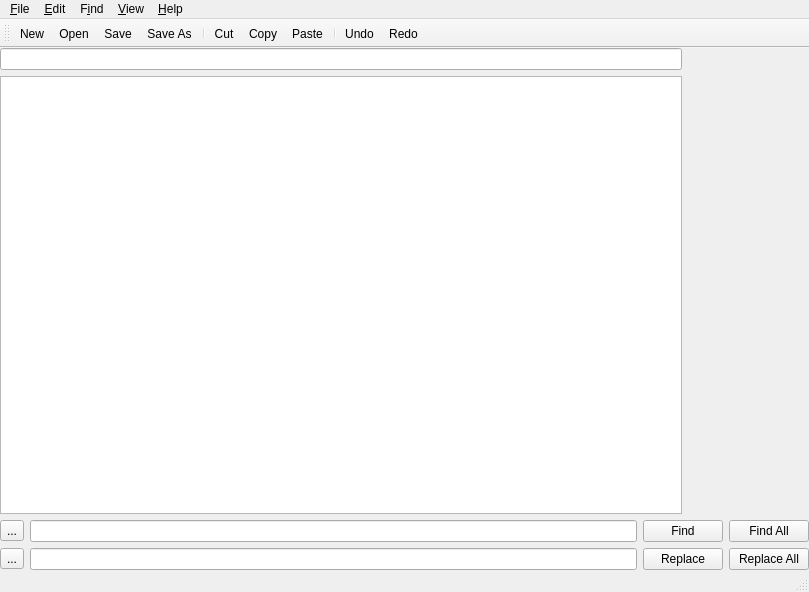
<?xml version="1.0" encoding="UTF-8"?>
<ui version="4.0">
 <class>MainWindow</class>
 <widget class="QMainWindow" name="MainWindow">
  <property name="geometry">
   <rect>
    <x>0</x>
    <y>0</y>
    <width>809</width>
    <height>592</height>
   </rect>
  </property>
  <property name="windowTitle">
   <string>SimpleCodeEditor</string>
  </property>
  <widget class="QWidget" name="centralWidget">
   <layout class="QGridLayout" name="gridLayout">
    <property name="leftMargin">
     <number>0</number>
    </property>
    <property name="topMargin">
     <number>0</number>
    </property>
    <property name="rightMargin">
     <number>0</number>
    </property>
    <property name="bottomMargin">
     <number>0</number>
    </property>
    <item row="0" column="0">
     <widget class="QSplitter" name="splitter">
      <property name="orientation">
       <enum>Qt::Horizontal</enum>
      </property>
      <property name="handleWidth">
       <number>0</number>
      </property>
      <widget class="QWidget" name="widget" native="true">
       <layout class="QGridLayout" name="gridLayout_2">
        <property name="leftMargin">
         <number>0</number>
        </property>
        <property name="topMargin">
         <number>0</number>
        </property>
        <property name="rightMargin">
         <number>0</number>
        </property>
        <property name="bottomMargin">
         <number>0</number>
        </property>
        <item row="0" column="0">
         <layout class="QVBoxLayout" name="verticalLayout">
          <item>
           <widget class="QLineEdit" name="lineEdit"/>
          </item>
          <item>
           <widget class="QListView" name="listView"/>
          </item>
         </layout>
        </item>
       </layout>
      </widget>
      <widget class="QTabWidget" name="tabWidget">
       <property name="sizePolicy">
        <sizepolicy hsizetype="MinimumExpanding" vsizetype="MinimumExpanding">
         <horstretch>0</horstretch>
         <verstretch>0</verstretch>
        </sizepolicy>
       </property>
       <property name="acceptDrops">
        <bool>true</bool>
       </property>
       <property name="tabShape">
        <enum>QTabWidget::Triangular</enum>
       </property>
       <property name="currentIndex">
        <number>-1</number>
       </property>
       <property name="documentMode">
        <bool>true</bool>
       </property>
       <property name="tabsClosable">
        <bool>true</bool>
       </property>
       <property name="movable">
        <bool>true</bool>
       </property>
      </widget>
     </widget>
    </item>
    <item row="1" column="0">
     <widget class="QWidget" name="widget_2" native="true">
      <property name="sizePolicy">
       <sizepolicy hsizetype="Preferred" vsizetype="Fixed">
        <horstretch>0</horstretch>
        <verstretch>0</verstretch>
       </sizepolicy>
      </property>
      <layout class="QVBoxLayout" name="verticalLayout_2">
       <property name="leftMargin">
        <number>0</number>
       </property>
       <property name="topMargin">
        <number>0</number>
       </property>
       <property name="rightMargin">
        <number>0</number>
       </property>
       <property name="bottomMargin">
        <number>0</number>
       </property>
       <item>
        <widget class="QWidget" name="widget_3" native="true">
         <layout class="QHBoxLayout" name="horizontalLayout">
          <property name="leftMargin">
           <number>0</number>
          </property>
          <property name="topMargin">
           <number>0</number>
          </property>
          <property name="rightMargin">
           <number>0</number>
          </property>
          <property name="bottomMargin">
           <number>0</number>
          </property>
          <item>
           <widget class="QToolButton" name="toolButton">
            <property name="text">
             <string>...</string>
            </property>
            <property name="icon">
             <iconset theme="window-close">
              <normaloff>.</normaloff>.</iconset>
            </property>
           </widget>
          </item>
          <item>
           <widget class="QLineEdit" name="lineEdit_2"/>
          </item>
          <item>
           <widget class="QPushButton" name="pushButton">
            <property name="text">
             <string>Find</string>
            </property>
           </widget>
          </item>
          <item>
           <widget class="QPushButton" name="pushButton_2">
            <property name="text">
             <string>Find All</string>
            </property>
           </widget>
          </item>
         </layout>
        </widget>
       </item>
       <item>
        <widget class="QWidget" name="widget_4" native="true">
         <layout class="QHBoxLayout" name="horizontalLayout_2">
          <property name="leftMargin">
           <number>0</number>
          </property>
          <property name="topMargin">
           <number>0</number>
          </property>
          <property name="rightMargin">
           <number>0</number>
          </property>
          <property name="bottomMargin">
           <number>0</number>
          </property>
          <item>
           <widget class="QToolButton" name="toolButton_2">
            <property name="text">
             <string>...</string>
            </property>
            <property name="icon">
             <iconset theme="window-close">
              <normaloff>.</normaloff>.</iconset>
            </property>
           </widget>
          </item>
          <item>
           <widget class="QLineEdit" name="lineEdit_3"/>
          </item>
          <item>
           <widget class="QPushButton" name="pushButton_3">
            <property name="text">
             <string>Replace</string>
            </property>
           </widget>
          </item>
          <item>
           <widget class="QPushButton" name="pushButton_4">
            <property name="text">
             <string>Replace All</string>
            </property>
           </widget>
          </item>
         </layout>
        </widget>
       </item>
      </layout>
     </widget>
    </item>
   </layout>
  </widget>
  <widget class="QMenuBar" name="menuBar">
   <property name="geometry">
    <rect>
     <x>0</x>
     <y>0</y>
     <width>809</width>
     <height>23</height>
    </rect>
   </property>
   <widget class="QMenu" name="menuFile">
    <property name="title">
     <string>&amp;File</string>
    </property>
    <addaction name="actionNew"/>
    <addaction name="actionOpen"/>
    <addaction name="actionOpen_Directory"/>
    <addaction name="actionSave"/>
    <addaction name="actionSave_As"/>
    <addaction name="actionReload"/>
    <addaction name="actionNew_Window"/>
    <addaction name="actionClose_Window"/>
    <addaction name="actionClose"/>
    <addaction name="actionClose_All_Files"/>
    <addaction name="actionQuit"/>
   </widget>
   <widget class="QMenu" name="menuEdit">
    <property name="title">
     <string>&amp;Edit</string>
    </property>
    <addaction name="actionUndo"/>
    <addaction name="actionRedo"/>
    <addaction name="actionCut"/>
    <addaction name="actionCopy"/>
    <addaction name="actionPaste"/>
    <addaction name="actionSelect_All"/>
    <addaction name="actionDeselect"/>
    <addaction name="actionSettings"/>
   </widget>
   <widget class="QMenu" name="menuFind">
    <property name="title">
     <string>F&amp;ind</string>
    </property>
    <addaction name="actionFind"/>
    <addaction name="actionFind_Next"/>
    <addaction name="actionFind_All"/>
    <addaction name="actionReplace"/>
    <addaction name="actionReplace_All"/>
   </widget>
   <widget class="QMenu" name="menuView">
    <property name="title">
     <string>&amp;View</string>
    </property>
    <widget class="QMenu" name="menuLine_Ending">
     <property name="title">
      <string>&amp;Line Ending</string>
     </property>
     <addaction name="actionWindows"/>
     <addaction name="actionUnix"/>
     <addaction name="actionMac"/>
    </widget>
    <widget class="QMenu" name="menuSyntax">
     <property name="title">
      <string>S&amp;yntax</string>
     </property>
     <addaction name="actionBash"/>
     <addaction name="actionBatch_File"/>
     <addaction name="actionCMake"/>
     <addaction name="actionCoffeeScript"/>
     <addaction name="actionC_3"/>
     <addaction name="actionC_2"/>
     <addaction name="actionC"/>
     <addaction name="actionCSS"/>
     <addaction name="actionFortan"/>
     <addaction name="actionHTML"/>
     <addaction name="actionJava"/>
     <addaction name="actionJavaScript"/>
     <addaction name="actionJSON"/>
     <addaction name="actionLua"/>
     <addaction name="actionMarkDown"/>
     <addaction name="actionMakeFile"/>
     <addaction name="actionMatLab"/>
     <addaction name="actionPascal"/>
     <addaction name="actionPerl"/>
     <addaction name="actionPython"/>
     <addaction name="actionRuby"/>
     <addaction name="actionSQL"/>
     <addaction name="actionTeX"/>
     <addaction name="actionXML"/>
    </widget>
    <addaction name="actionSidebar"/>
    <addaction name="actionStatusbar"/>
    <addaction name="actionToolbar"/>
    <addaction name="actionShow_Tabs"/>
    <addaction name="actionShow_Linenumbers"/>
    <addaction name="actionWordWrap"/>
    <addaction name="menuSyntax"/>
    <addaction name="menuLine_Ending"/>
    <addaction name="actionChange_Font"/>
   </widget>
   <widget class="QMenu" name="menuHelp">
    <property name="title">
     <string>&amp;Help</string>
    </property>
    <addaction name="actionAbout"/>
    <addaction name="actionAbout_QT"/>
   </widget>
   <addaction name="menuFile"/>
   <addaction name="menuEdit"/>
   <addaction name="menuFind"/>
   <addaction name="menuView"/>
   <addaction name="menuHelp"/>
  </widget>
  <widget class="QToolBar" name="mainToolBar">
   <attribute name="toolBarArea">
    <enum>TopToolBarArea</enum>
   </attribute>
   <attribute name="toolBarBreak">
    <bool>false</bool>
   </attribute>
   <addaction name="actionNew"/>
   <addaction name="actionOpen"/>
   <addaction name="actionSave"/>
   <addaction name="actionSave_As"/>
   <addaction name="separator"/>
   <addaction name="actionCut"/>
   <addaction name="actionCopy"/>
   <addaction name="actionPaste"/>
   <addaction name="separator"/>
   <addaction name="actionUndo"/>
   <addaction name="actionRedo"/>
  </widget>
  <widget class="QStatusBar" name="statusBar"/>
  <action name="actionNew">
   <property name="icon">
    <iconset theme="document-new">
     <normaloff>.</normaloff>.</iconset>
   </property>
   <property name="text">
    <string>&amp;New</string>
   </property>
   <property name="toolTip">
    <string>create a new document</string>
   </property>
   <property name="shortcut">
    <string>Ctrl+N</string>
   </property>
  </action>
  <action name="actionOpen">
   <property name="icon">
    <iconset theme="document-open">
     <normaloff>.</normaloff>.</iconset>
   </property>
   <property name="text">
    <string>&amp;Open</string>
   </property>
   <property name="toolTip">
    <string>Open a document</string>
   </property>
   <property name="shortcut">
    <string>Ctrl+O</string>
   </property>
  </action>
  <action name="actionSave">
   <property name="icon">
    <iconset theme="document-save">
     <normaloff>.</normaloff>.</iconset>
   </property>
   <property name="text">
    <string>&amp;Save</string>
   </property>
   <property name="toolTip">
    <string>Save a document</string>
   </property>
   <property name="shortcut">
    <string>Ctrl+S</string>
   </property>
  </action>
  <action name="actionSave_As">
   <property name="icon">
    <iconset theme="document-save-as">
     <normaloff>.</normaloff>.</iconset>
   </property>
   <property name="text">
    <string>Sa&amp;ve As</string>
   </property>
   <property name="toolTip">
    <string>Save as </string>
   </property>
   <property name="shortcut">
    <string>Ctrl+Shift+S</string>
   </property>
  </action>
  <action name="actionQuit">
   <property name="icon">
    <iconset theme="window-close">
     <normaloff>.</normaloff>.</iconset>
   </property>
   <property name="text">
    <string>&amp;Quit</string>
   </property>
   <property name="toolTip">
    <string>Quit</string>
   </property>
   <property name="shortcut">
    <string>Ctrl+Q</string>
   </property>
  </action>
  <action name="actionCut">
   <property name="icon">
    <iconset theme="edit-cut">
     <normaloff>.</normaloff>.</iconset>
   </property>
   <property name="text">
    <string>&amp;Cut</string>
   </property>
   <property name="shortcut">
    <string>Ctrl+X</string>
   </property>
   <property name="visible">
    <bool>true</bool>
   </property>
  </action>
  <action name="actionCopy">
   <property name="icon">
    <iconset theme="edit-copy">
     <normaloff>.</normaloff>.</iconset>
   </property>
   <property name="text">
    <string>C&amp;opy</string>
   </property>
   <property name="shortcut">
    <string>Ctrl+C</string>
   </property>
  </action>
  <action name="actionPaste">
   <property name="icon">
    <iconset theme="edit-paste">
     <normaloff>.</normaloff>.</iconset>
   </property>
   <property name="text">
    <string>&amp;Paste</string>
   </property>
   <property name="shortcut">
    <string>Ctrl+V</string>
   </property>
  </action>
  <action name="actionClose">
   <property name="icon">
    <iconset theme="document-close">
     <normaloff>.</normaloff>.</iconset>
   </property>
   <property name="text">
    <string>C&amp;lose</string>
   </property>
   <property name="toolTip">
    <string>Close document</string>
   </property>
  </action>
  <action name="actionReload">
   <property name="icon">
    <iconset theme="reload">
     <normaloff>.</normaloff>.</iconset>
   </property>
   <property name="text">
    <string>&amp;Reload</string>
   </property>
  </action>
  <action name="actionUndo">
   <property name="icon">
    <iconset theme="edit-undo">
     <normaloff>.</normaloff>.</iconset>
   </property>
   <property name="text">
    <string>&amp;Undo</string>
   </property>
  </action>
  <action name="actionRedo">
   <property name="icon">
    <iconset theme="edit-redo">
     <normaloff>.</normaloff>.</iconset>
   </property>
   <property name="text">
    <string>&amp;Redo</string>
   </property>
  </action>
  <action name="actionNew_Window">
   <property name="icon">
    <iconset theme="window-new">
     <normaloff>.</normaloff>.</iconset>
   </property>
   <property name="text">
    <string>New &amp;Window</string>
   </property>
  </action>
  <action name="actionClose_Window">
   <property name="icon">
    <iconset theme="window-close">
     <normaloff>.</normaloff>.</iconset>
   </property>
   <property name="text">
    <string>&amp;Close Window</string>
   </property>
  </action>
  <action name="actionClose_All_Files">
   <property name="text">
    <string>Close All &amp;Files</string>
   </property>
  </action>
  <action name="actionFind">
   <property name="text">
    <string>&amp;Find</string>
   </property>
  </action>
  <action name="actionFind_Next">
   <property name="text">
    <string>Find &amp;Next</string>
   </property>
  </action>
  <action name="actionReplace">
   <property name="text">
    <string>&amp;Replace</string>
   </property>
  </action>
  <action name="actionReplace_All">
   <property name="text">
    <string>R&amp;eplace All</string>
   </property>
  </action>
  <action name="actionSidebar">
   <property name="checkable">
    <bool>true</bool>
   </property>
   <property name="checked">
    <bool>true</bool>
   </property>
   <property name="text">
    <string>&amp;Show Sidebar</string>
   </property>
  </action>
  <action name="actionStatusbar">
   <property name="checkable">
    <bool>true</bool>
   </property>
   <property name="checked">
    <bool>true</bool>
   </property>
   <property name="text">
    <string>S&amp;how Statusbar</string>
   </property>
  </action>
  <action name="actionToolbar">
   <property name="checkable">
    <bool>true</bool>
   </property>
   <property name="checked">
    <bool>true</bool>
   </property>
   <property name="text">
    <string>Sh&amp;ow Toolbar</string>
   </property>
  </action>
  <action name="actionAbout">
   <property name="text">
    <string>&amp;About </string>
   </property>
  </action>
  <action name="actionAbout_QT">
   <property name="text">
    <string>About &amp;Qt</string>
   </property>
  </action>
  <action name="actionShow_Tabs">
   <property name="checkable">
    <bool>true</bool>
   </property>
   <property name="checked">
    <bool>true</bool>
   </property>
   <property name="text">
    <string>Sho&amp;w Tabs</string>
   </property>
  </action>
  <action name="actionWindows">
   <property name="checkable">
    <bool>true</bool>
   </property>
   <property name="text">
    <string>&amp;Windows</string>
   </property>
  </action>
  <action name="actionUnix">
   <property name="checkable">
    <bool>true</bool>
   </property>
   <property name="text">
    <string>&amp;Unix</string>
   </property>
  </action>
  <action name="actionMac">
   <property name="checkable">
    <bool>true</bool>
   </property>
   <property name="text">
    <string>&amp;Mac</string>
   </property>
  </action>
  <action name="actionFind_All">
   <property name="text">
    <string>F&amp;ind All</string>
   </property>
  </action>
  <action name="actionSelect_All">
   <property name="text">
    <string>&amp;Select All</string>
   </property>
  </action>
  <action name="actionDeselect">
   <property name="text">
    <string>&amp;Deselect</string>
   </property>
  </action>
  <action name="actionOpen_Directory">
   <property name="text">
    <string>Open &amp;Directory</string>
   </property>
  </action>
  <action name="actionBatch_File">
   <property name="text">
    <string>Batch F&amp;ile</string>
   </property>
  </action>
  <action name="actionCoffeeScript">
   <property name="text">
    <string>C&amp;offeeScript</string>
   </property>
  </action>
  <action name="actionC">
   <property name="text">
    <string>C#</string>
   </property>
  </action>
  <action name="actionJava">
   <property name="text">
    <string>&amp;Java</string>
   </property>
  </action>
  <action name="actionCSS">
   <property name="text">
    <string>CSS</string>
   </property>
  </action>
  <action name="actionHTML">
   <property name="text">
    <string>&amp;HTML</string>
   </property>
  </action>
  <action name="actionJavaScript">
   <property name="text">
    <string>Ja&amp;vaScript</string>
   </property>
  </action>
  <action name="actionJSON">
   <property name="text">
    <string>JSO&amp;N</string>
   </property>
  </action>
  <action name="actionMakeFile">
   <property name="text">
    <string>Ma&amp;keFile</string>
   </property>
  </action>
  <action name="actionMatLab">
   <property name="text">
    <string>MatLab</string>
   </property>
  </action>
  <action name="actionPascal">
   <property name="text">
    <string>&amp;Pascal</string>
   </property>
  </action>
  <action name="actionPython">
   <property name="text">
    <string>P&amp;ython</string>
   </property>
  </action>
  <action name="actionBash">
   <property name="text">
    <string>&amp;Bash</string>
   </property>
  </action>
  <action name="actionCMake">
   <property name="text">
    <string>&amp;CMake</string>
   </property>
  </action>
  <action name="actionC_2">
   <property name="text">
    <string>C++</string>
   </property>
  </action>
  <action name="actionFortan">
   <property name="text">
    <string>&amp;Fortan</string>
   </property>
  </action>
  <action name="actionXML">
   <property name="text">
    <string>&amp;XML</string>
   </property>
  </action>
  <action name="actionLua">
   <property name="text">
    <string>&amp;Lua</string>
   </property>
  </action>
  <action name="actionMarkDown">
   <property name="text">
    <string>&amp;MarkDown</string>
   </property>
  </action>
  <action name="actionPerl">
   <property name="text">
    <string>P&amp;erl</string>
   </property>
  </action>
  <action name="actionRuby">
   <property name="text">
    <string>&amp;Ruby</string>
   </property>
  </action>
  <action name="actionSQL">
   <property name="text">
    <string>&amp;SQL</string>
   </property>
  </action>
  <action name="actionTeX">
   <property name="text">
    <string>&amp;TeX</string>
   </property>
  </action>
  <action name="actionC_3">
   <property name="text">
    <string>C</string>
   </property>
  </action>
  <action name="actionChange_Font">
   <property name="text">
    <string>&amp;Change Font</string>
   </property>
  </action>
  <action name="actionShow_Linenumbers">
   <property name="checkable">
    <bool>true</bool>
   </property>
   <property name="checked">
    <bool>true</bool>
   </property>
   <property name="text">
    <string>Show L&amp;inenumbers</string>
   </property>
  </action>
  <action name="actionWordWrap">
   <property name="checkable">
    <bool>true</bool>
   </property>
   <property name="text">
    <string>Wo&amp;rdWrap</string>
   </property>
  </action>
  <action name="actionSettings">
   <property name="text">
    <string>S&amp;ettings</string>
   </property>
  </action>
 </widget>
 <layoutdefault spacing="6" margin="11"/>
 <resources/>
 <connections/>
</ui>
